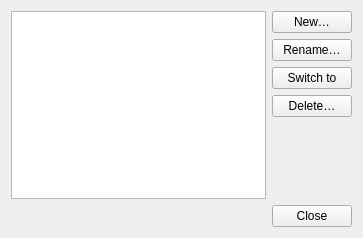
<?xml version="1.0" encoding="utf-8"?>
<ui version="4.0">
 <author>
    SPDX-FileCopyrightText: none
    SPDX-License-Identifier: GPL-3.0-or-later
  </author>
 <class>DlgSessionManager</class>
 <widget class="QWidget" name="DlgSessionManager">
  <property name="geometry">
   <rect>
    <x>0</x>
    <y>0</y>
    <width>363</width>
    <height>238</height>
   </rect>
  </property>
  <property name="windowTitle">
   <string>Sessions</string>
  </property>
  <layout class="QVBoxLayout" name="verticalLayout">
   <item>
    <layout class="QHBoxLayout" name="horizontalLayout">
     <property name="leftMargin">
      <number>0</number>
     </property>
     <item>
      <widget class="QListView" name="lstSessions"/>
     </item>
     <item>
      <layout class="QVBoxLayout" name="verticalLayout_2">
       <item>
        <widget class="QPushButton" name="btnNew">
         <property name="text">
          <string comment="New session">New…</string>
         </property>
        </widget>
       </item>
       <item>
        <widget class="QPushButton" name="btnRename">
         <property name="text">
          <string>Rename…</string>
         </property>
        </widget>
       </item>
       <item>
        <widget class="QPushButton" name="btnSwitchTo">
         <property name="text">
          <string>Switch to</string>
         </property>
        </widget>
       </item>
       <item>
        <widget class="QPushButton" name="btnDelete">
         <property name="text">
          <string>Delete…</string>
         </property>
        </widget>
       </item>
       <item>
        <spacer name="verticalSpacer">
         <property name="orientation">
          <enum>Qt::Vertical</enum>
         </property>
         <property name="sizeHint" stdset="0">
          <size>
           <width>20</width>
           <height>40</height>
          </size>
         </property>
        </spacer>
       </item>
      </layout>
     </item>
    </layout>
   </item>
   <item>
    <layout class="QHBoxLayout" name="horizontalLayout_2">
     <item>
      <spacer name="horizontalSpacer">
       <property name="orientation">
        <enum>Qt::Horizontal</enum>
       </property>
       <property name="sizeHint" stdset="0">
        <size>
         <width>40</width>
         <height>20</height>
        </size>
       </property>
      </spacer>
     </item>
     <item>
      <widget class="QPushButton" name="btnClose">
       <property name="text">
        <string>Close</string>
       </property>
      </widget>
     </item>
    </layout>
   </item>
  </layout>
 </widget>
 <resources/>
 <connections/>
</ui>
